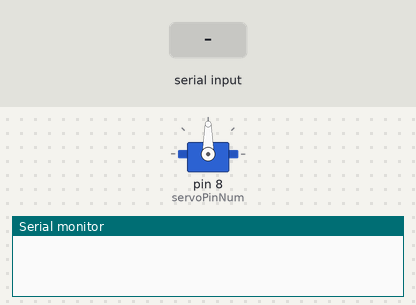
Simulated run of this sketch. Board: Arduino Uno, built with avr-gcc and run on an emulated ATmega328P. On the bench: servo, the last lines printed to the serial monitor. The test bench sets the inputs (shaded band).

Above: at 1.2 s.
1.3 s: "90,45\n" received over Serial
At 1.47 s:
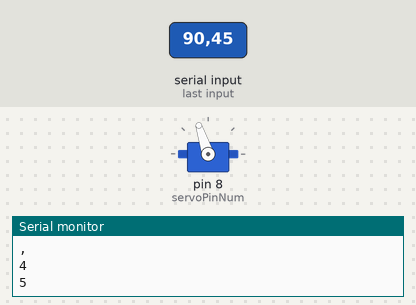
At 2.4 s:
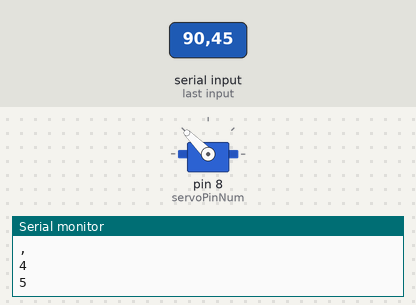
4.3 s: "30,150\n" received over Serial
Timing chart, 0 to 7.3 s (numbered marks = the images above; inputs shaded):
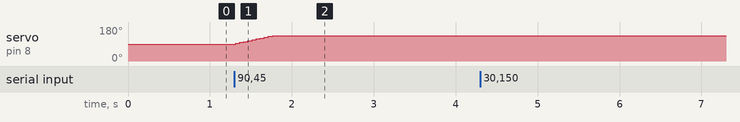

Measured:
- after the input at 1.3 s, servo on pin 8 (servoPinNum): moves from 90° to 135° over 0.45 s, starting at once

The sketch:

ServoVelocityControl.ino
```cpp
#include <Servo.h>

Servo servo;
int servoPinNum = 8;
int delayTime = 50;
float deltaTime = delayTime / 1000.0;
float initialDeg = 90.0;
float minDeg = 45.0;
float maxDeg = 135.0;

void setup() {
  Serial.begin(9600);

  servo.attach(servoPinNum);
  servo.write((int)initialDeg);
}

int serialRead() {
  char c[6];
  for (int i = 0; i < 6; i++) {
    c[i] = Serial.read();
    Serial.println(c[i]);
    if (c[i] == '\0') {
      break;
    }
  }
  return atoi(c);
}

void loop() {
  static float deg = initialDeg;
  static int angVel = 0;

  if (Serial.available() > 0) {
    delay(10);
    angVel = serialRead();
    if (angVel < -180) {
      angVel = -180;
    } else if (angVel > 180) {
      angVel = 180;
    }
  }

  deg += (float)angVel * deltaTime;
  if (deg < minDeg) {
    deg = minDeg;
  } else if (deg > maxDeg) {
    deg = maxDeg;
  }
  servo.write((int)deg);

  delay(delayTime);
}
```
